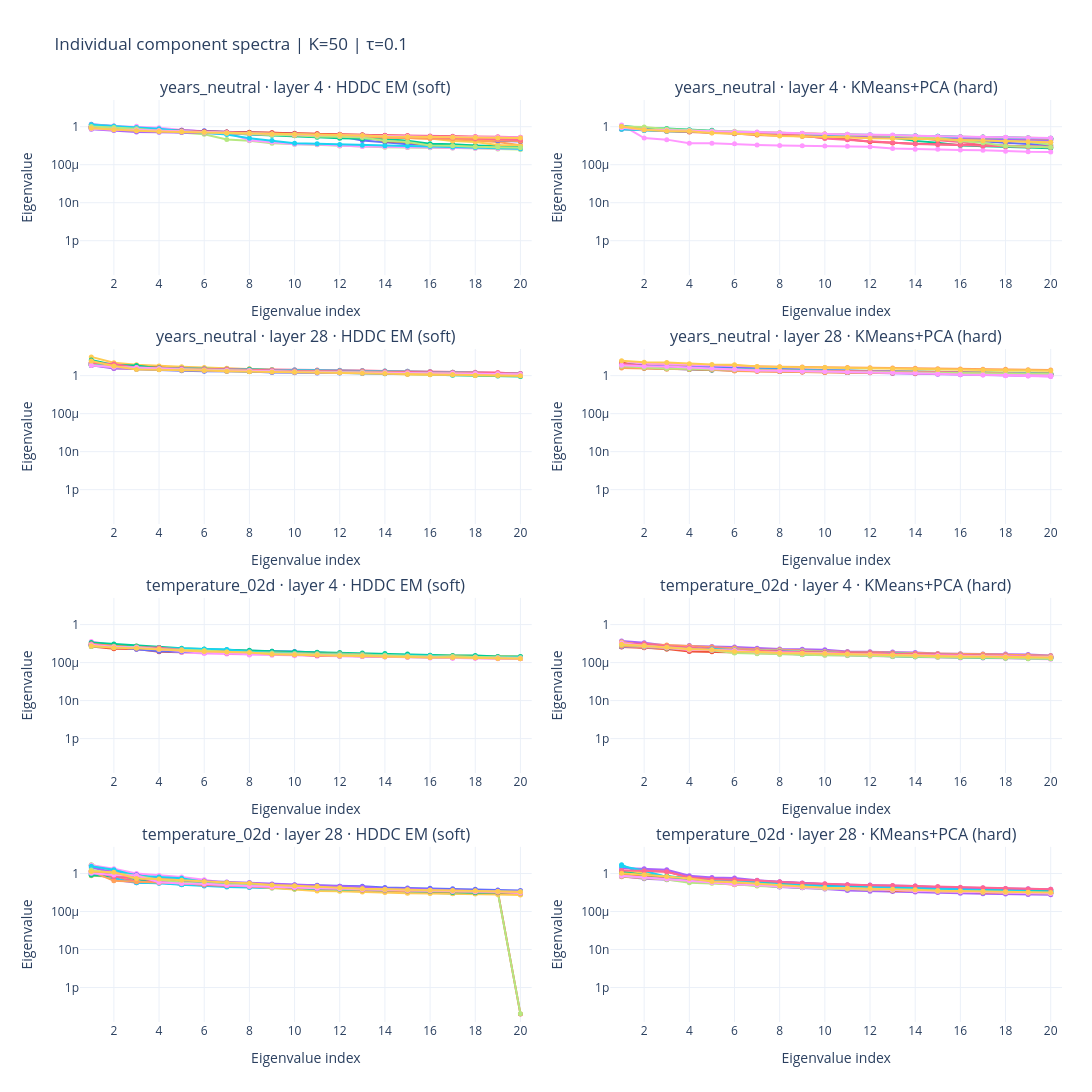

The notebook cell this image was saved under:
### Markdown cell above
## Individual components

Each panel shows one run. By default, sample five valid component IDs with a fixed seed.
Set `RANDOM_SEED = None` for a fresh sample, or select IDs per run using
`COMPONENT_IDS = {("years_neutral", 4, "hddc_em"): [3, 17]}`.
Component IDs are local to each model; matching IDs across runs do not imply matching regions.

### Code cell
COMPONENT_IDS = {}
N_RANDOM = 20
RANDOM_SEED = 42

rng = np.random.default_rng(RANDOM_SEED)
chosen = {}
for key, bundle in bundles.items():
    valid_ids = np.flatnonzero(bundle["valid"].numpy())
    ids = np.asarray(COMPONENT_IDS[key]) if key in COMPONENT_IDS else rng.choice(
        valid_ids, size=min(N_RANDOM, len(valid_ids)), replace=False,
    )
    assert ids.size and np.isin(ids, valid_ids).all(), f"{key}: select valid component IDs."
    chosen[key] = ids
    print(f"{key}: valid IDs={valid_ids.tolist()}; plotting={ids.tolist()}")

fig = make_subplots(
    rows=4, cols=2, shared_xaxes="all", shared_yaxes="all",
    subplot_titles=[f"{key[0]} · layer {key[1]} · {METHOD_NAMES[key[2]]}" for key in bundles],
    horizontal_spacing=0.08, vertical_spacing=0.08,
)
displayed = []
for i, key in enumerate(bundles):
    for k in chosen[key]:
        values = spectra[key][k, :N_EIGENVALUES]
        displayed.append(values)
        fig.add_trace(go.Scatter(
            x=np.arange(1, len(values) + 1), y=plotted(values), mode="lines+markers",
            name=f"Component {k}", marker=dict(size=5),
        ), row=i // 2 + 1, col=i % 2 + 1)
fig.update_xaxes(title_text="Eigenvalue index", dtick=2,
                 range=[0.5, min(N_EIGENVALUES, 4096) + 0.5], showticklabels=True)
fig.update_yaxes(title_text="Eigenvalue", type="log" if LOG_SCALE else "linear",
                 range=shared_y_range(displayed), showticklabels=True)
fig.update_layout(
    template="plotly_white", title="Individual component spectra | K=50 | τ=0.1",
    width=FIGURE_WIDTH, height=1500, showlegend=False, hovermode="x unified",
    margin=dict(l=80, r=30, t=100, b=70),
)
finish_figure(fig, "individual_component_spectra.html")
